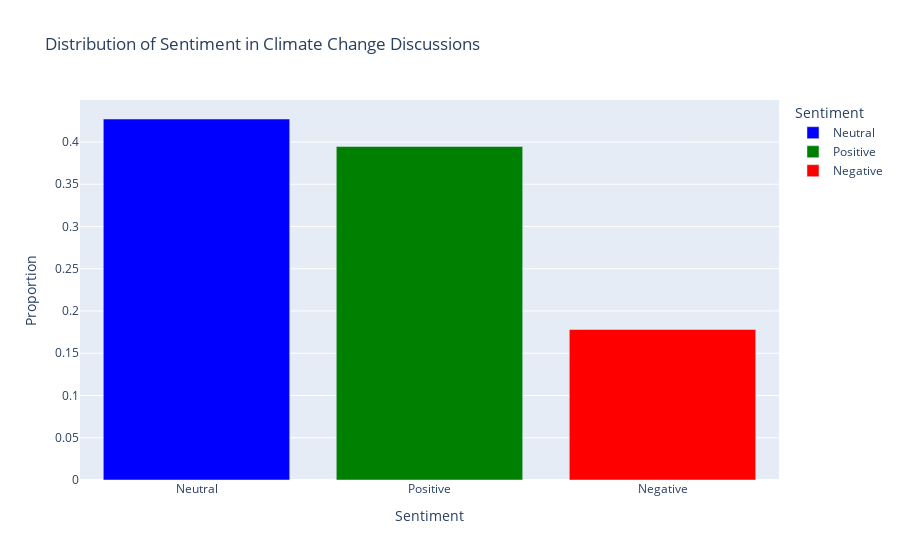

This figure's notebook cell:
### Code cell
# Visualize sentiment distribution
sentiment_counts = df['sentiment'].value_counts(normalize=True).reset_index()
sentiment_counts.columns = ['sentiment', 'proportion']

fig_sentiment_dist = px.bar(
    sentiment_counts,
    x='sentiment',
    y='proportion',
    title='Distribution of Sentiment in Climate Change Discussions',
    labels={'sentiment': 'Sentiment', 'proportion': 'Proportion'},
    color='sentiment',
    color_discrete_map={'Positive': 'green', 'Negative': 'red', 'Neutral': 'blue'}
)
fig_sentiment_dist.show()

### Figure 1 — Plotly figure (JSON) as saved in the notebook; plotly's stock layout.template omitted (floating-point values rounded to 4 significant figures)
{"data": [{"hovertemplate": "Sentiment=%{x}<br>Proportion=%{y}<extra></extra>", "legendgroup": "Neutral", "marker": {"color": "blue", "pattern": {"shape": ""}}, "name": "Neutral", "orientation": "v", "showlegend": true, "textposition": "auto", "type": "bar", "x": ["Neutral"], "xaxis": "x", "y": [0.4272], "yaxis": "y"}, {"hovertemplate": "Sentiment=%{x}<br>Proportion=%{y}<extra></extra>", "legendgroup": "Positive", "marker": {"color": "green", "pattern": {"shape": ""}}, "name": "Positive", "orientation": "v", "showlegend": true, "textposition": "auto", "type": "bar", "x": ["Positive"], "xaxis": "x", "y": [0.3946], "yaxis": "y"}, {"hovertemplate": "Sentiment=%{x}<br>Proportion=%{y}<extra></extra>", "legendgroup": "Negative", "marker": {"color": "red", "pattern": {"shape": ""}}, "name": "Negative", "orientation": "v", "showlegend": true, "textposition": "auto", "type": "bar", "x": ["Negative"], "xaxis": "x", "y": [0.1782], "yaxis": "y"}], "layout": {"barmode": "relative", "legend": {"title": {"text": "Sentiment"}, "tracegroupgap": 0}, "title": {"text": "Distribution of Sentiment in Climate Change Discussions"}, "xaxis": {"anchor": "y", "categoryarray": ["Neutral", "Positive", "Negative"], "categoryorder": "array", "domain": [0, 1], "title": {"text": "Sentiment"}}, "yaxis": {"anchor": "x", "domain": [0, 1], "title": {"text": "Proportion"}}}}
